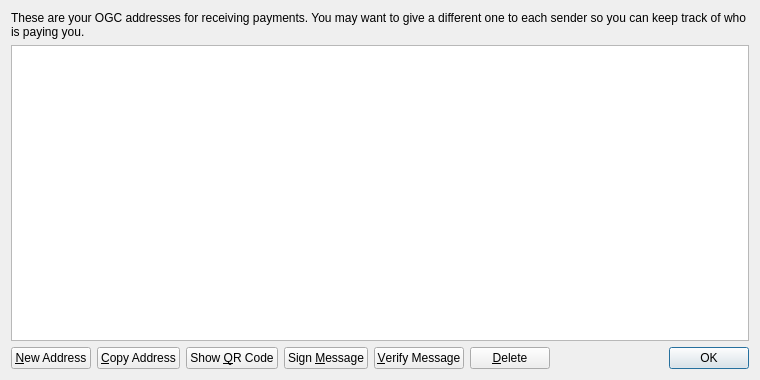
<?xml version="1.0" encoding="UTF-8"?>
<ui version="4.0">
 <class>AddressBookPage</class>
 <widget class="QWidget" name="AddressBookPage">
  <property name="geometry">
   <rect>
    <x>0</x>
    <y>0</y>
    <width>760</width>
    <height>380</height>
   </rect>
  </property>
  <property name="windowTitle">
   <string>Address Book</string>
  </property>
  <layout class="QVBoxLayout" name="verticalLayout">
   <item>
    <widget class="QLabel" name="labelExplanation">
     <property name="text">
      <string>These are your OGC addresses for receiving payments. You may want to give a different one to each sender so you can keep track of who is paying you.</string>
     </property>
     <property name="textFormat">
      <enum>Qt::PlainText</enum>
     </property>
     <property name="wordWrap">
      <bool>true</bool>
     </property>
    </widget>
   </item>
   <item>
    <widget class="QTableView" name="tableView">
     <property name="contextMenuPolicy">
      <enum>Qt::CustomContextMenu</enum>
     </property>
     <property name="toolTip">
      <string>Double-click to edit address or label</string>
     </property>
     <property name="tabKeyNavigation">
      <bool>false</bool>
     </property>
     <property name="selectionMode">
      <enum>QAbstractItemView::SingleSelection</enum>
     </property>
     <property name="selectionBehavior">
      <enum>QAbstractItemView::SelectRows</enum>
     </property>
     <property name="sortingEnabled">
      <bool>true</bool>
     </property>
     <attribute name="verticalHeaderVisible">
      <bool>false</bool>
     </attribute>
    </widget>
   </item>
   <item>
    <layout class="QHBoxLayout" name="horizontalLayout">
     <item>
      <widget class="QPushButton" name="newAddressButton">
       <property name="toolTip">
        <string>Create a new address</string>
       </property>
       <property name="text">
        <string>&amp;New Address</string>
       </property>
      </widget>
     </item>
     <item>
      <widget class="QPushButton" name="copyToClipboard">
       <property name="toolTip">
        <string>Copy the currently selected address to the system clipboard</string>
       </property>
       <property name="text">
        <string>&amp;Copy Address</string>
       </property>
      </widget>
     </item>
     <item>
      <widget class="QPushButton" name="showQRCode">
       <property name="text">
        <string>Show &amp;QR Code</string>
       </property>
      </widget>
     </item>
     <item>
      <widget class="QPushButton" name="signMessage">
       <property name="toolTip">
        <string>Sign a message to prove you own a OGC address</string>
       </property>
       <property name="text">
        <string>Sign &amp;Message</string>
       </property>
      </widget>
     </item>
     <item>
      <widget class="QPushButton" name="verifyMessage">
       <property name="toolTip">
        <string>Verify a message to ensure it was signed with a specified OGC address</string>
       </property>
       <property name="text">
        <string>&amp;Verify Message</string>
       </property>
      </widget>
     </item>
     <item>
      <widget class="QPushButton" name="deleteButton">
       <property name="toolTip">
        <string>Delete the currently selected address from the list</string>
       </property>
       <property name="text">
        <string>&amp;Delete</string>
       </property>
      </widget>
     </item>
     <item>
      <spacer name="horizontalSpacer">
       <property name="orientation">
        <enum>Qt::Horizontal</enum>
       </property>
       <property name="sizeHint" stdset="0">
        <size>
         <width>40</width>
         <height>20</height>
        </size>
       </property>
      </spacer>
     </item>
     <item>
      <widget class="QDialogButtonBox" name="buttonBox">
       <property name="sizePolicy">
        <sizepolicy hsizetype="Maximum" vsizetype="Fixed">
         <horstretch>0</horstretch>
         <verstretch>0</verstretch>
        </sizepolicy>
       </property>
       <property name="standardButtons">
        <set>QDialogButtonBox::Ok</set>
       </property>
      </widget>
     </item>
    </layout>
   </item>
  </layout>
 </widget>
 <resources>
  <include location="../bitcoin.qrc"/>
 </resources>
 <connections/>
</ui>
